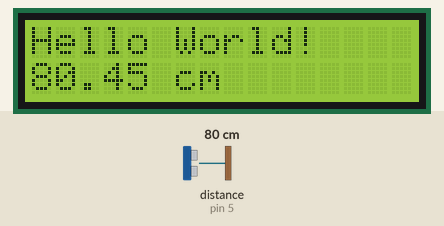
Recording of a sketch running on a simulated Arduino Uno, built with avr-gcc and run on an emulated ATmega328P. On the bench: 16×2 character LCD. Wiring (inferred from the names in the program): ultrasonic range finder: trigger pin 6; echo pin 5. The test bench sets the inputs (shaded band); at power-on: distance to the obstacle (sensor on pin 5) 80 cm. The echo pulse lasts 58.3 µs per cm.

Above: at 1.2 s.
1.3 s: distance to the obstacle (sensor on pin 5) set to 2 cm
At 1.71 s:
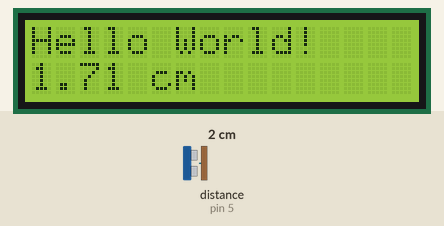
2.8 s: distance to the obstacle (sensor on pin 5) set to 4 cm
At 4.2 s:
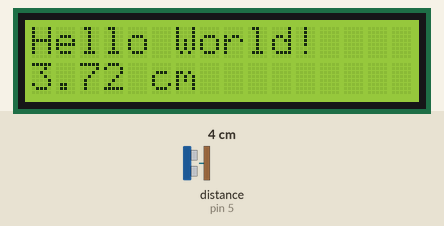
4.8 s: distance to the obstacle (sensor on pin 5) set to 18 cm
At 5.04 s:
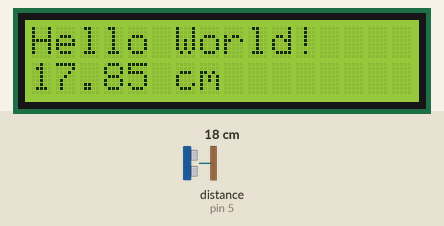
Timing chart, 0 to 7.8 s (numbered marks = the images above; inputs shaded):
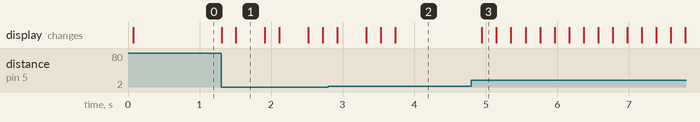

Measured:
- after the input at 1.3 s, the display: first changes at once (image 1 shows a later state)
- after the input at 2.8 s, the display: first changes after 0.12 s (image 2 shows a later state)
- after the input at 4.8 s, the display: changes after 0.15 s (image 3)
- what the display in image 1 shows lasts 0.4 s, from 1.5 s to 1.9 s

The sketch:

Ultrasonic_Test.ino
```cpp
#include <LiquidCrystal.h>

const int RS = A0, enable = A1, d4 = A2, d5 = A3, d6 = A4, d7 = A5;
LiquidCrystal lcd(RS, enable, d4, d5, d6, d7);

// Ultrasonic Sensor
const int ECHO = 5;		// Green Wire
const int TRIG = 6;		// Yellow Wire

// Function Prototypes
void trigger();

void setup() {
	pinMode(ECHO, INPUT);
	pinMode(TRIG, OUTPUT);
	lcd.begin(16,2);
	lcd.print("Hello World!");
	digitalWrite(TRIG, LOW);
	Serial.begin(9600);
}

void loop() {
	double distance;

	trigger();	// Send a 10 uS pulse
	distance = pulseIn(ECHO, HIGH, 25000)/57.753;		// Convert ECHO pulse width to distance in cm

	// Print to the LCD
	char lcd_buffer[16] = {0};
	dtostrf(distance, 4, 2, lcd_buffer);
	sprintf(lcd_buffer, "%s cm  ", lcd_buffer);
	lcd.setCursor(0,1);
	lcd.print(lcd_buffer);

	// Avoid spamming
	_delay_ms(200);
}

void trigger(){
	digitalWrite(TRIG, HIGH);
	_delay_us(10);
	digitalWrite(TRIG, LOW);
}
```
